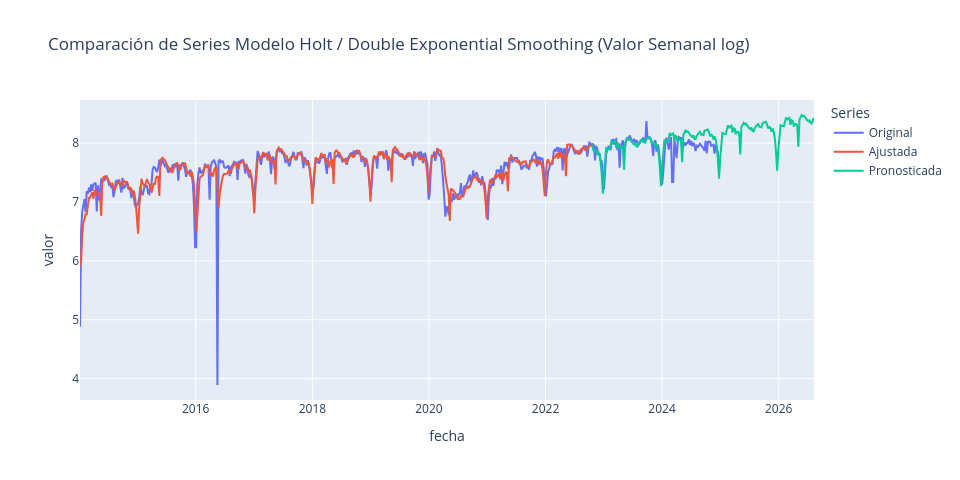
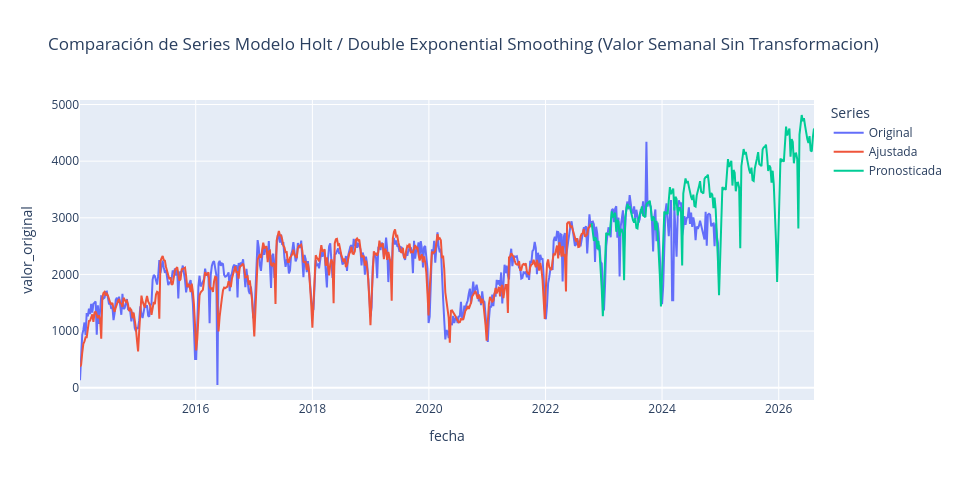

Notebook code for these charts, in order:
### Code cell
# --- 1. Define los argumentos que NUNCA cambian ---
# Los datos a graficar
model_name = 'Modelo Holt / Double Exponential Smoothing'
data_tuples = (
    (df_original, 'Original'),
    (df_ajustado, 'Ajustada'),
    (df_pronostico2, 'Pronosticada'),
)

# --- 2. Crea la lista de gráficos a generar ---
# El gráfico base que siempre se muestra
plot_configs = [
    ('valor', 'Valor Semanal log')
]

# El gráfico condicional
if 'valor_original' in df_original.columns:
    plot_configs.append(('valor_original', 'Valor Semanal Sin Transformacion'))


# --- 3. Itera y llama a la función UNA SOLA VEZ dentro del bucle ---
for y_col, title_suffix in plot_configs:
    plot_forecast(
        *data_tuples,  # Desempaqueta los datos
        y=y_col,
        title=f'Comparación de Series {model_name} ({title_suffix})',
        **common_plot_args  # Desempaqueta los argumentos comunes
    )

### Figure 1 — Plotly figure (JSON) as saved in the notebook; plotly's stock layout.template omitted (floating-point values rounded to 4 significant figures; data arrays with more than 128 entries replaced by an {"elided": "..."} marker saying what was removed)
{"data": [{"customdata": {"elided": "573x1 int values"}, "hovertemplate": "<b>Original</b><br>Fecha: %{x}<br>valor: %{y}<br>Semana: %{customdata[0]}<extra></extra>", "mode": "lines", "name": "Original", "type": "scatter", "x": {"elided": "573 str values"}, "y": {"elided": "573 float values"}}, {"customdata": {"elided": "458x1 int values"}, "hovertemplate": "<b>Ajustada</b><br>Fecha: %{x}<br>valor: %{y}<br>Semana: %{customdata[0]}<extra></extra>", "mode": "lines", "name": "Ajustada", "type": "scatter", "x": {"elided": "458 str values"}, "y": {"elided": "458 float values"}}, {"customdata": {"elided": "200x1 int values"}, "hovertemplate": "<b>Pronosticada</b><br>Fecha: %{x}<br>valor: %{y}<br>Semana: %{customdata[0]}<extra></extra>", "mode": "lines", "name": "Pronosticada", "type": "scatter", "x": {"elided": "200 str values"}, "y": {"elided": "200 float values"}}], "layout": {"height": 480, "hovermode": "x unified", "legend": {"title": {"text": "Series"}}, "title": {"text": "Comparación de Series Modelo Holt / Double Exponential Smoothing (Valor Semanal log)"}, "width": 960, "xaxis": {"title": {"text": "fecha"}}, "yaxis": {"title": {"text": "valor"}}}}

### Figure 2 — Plotly figure (JSON) as saved in the notebook; plotly's stock layout.template omitted (floating-point values rounded to 4 significant figures; data arrays with more than 128 entries replaced by an {"elided": "..."} marker saying what was removed)
{"data": [{"customdata": {"elided": "573x1 int values"}, "hovertemplate": "<b>Original</b><br>Fecha: %{x}<br>valor_original: %{y}<br>Semana: %{customdata[0]}<extra></extra>", "mode": "lines", "name": "Original", "type": "scatter", "x": {"elided": "573 str values"}, "y": {"elided": "573 float values"}}, {"customdata": {"elided": "458x1 int values"}, "hovertemplate": "<b>Ajustada</b><br>Fecha: %{x}<br>valor_original: %{y}<br>Semana: %{customdata[0]}<extra></extra>", "mode": "lines", "name": "Ajustada", "type": "scatter", "x": {"elided": "458 str values"}, "y": {"elided": "458 float values"}}, {"customdata": {"elided": "200x1 int values"}, "hovertemplate": "<b>Pronosticada</b><br>Fecha: %{x}<br>valor_original: %{y}<br>Semana: %{customdata[0]}<extra></extra>", "mode": "lines", "name": "Pronosticada", "type": "scatter", "x": {"elided": "200 str values"}, "y": {"elided": "200 float values"}}], "layout": {"height": 480, "hovermode": "x unified", "legend": {"title": {"text": "Series"}}, "title": {"text": "Comparación de Series Modelo Holt / Double Exponential Smoothing (Valor Semanal Sin Transformacion)"}, "width": 960, "xaxis": {"title": {"text": "fecha"}}, "yaxis": {"title": {"text": "valor_original"}}}}
